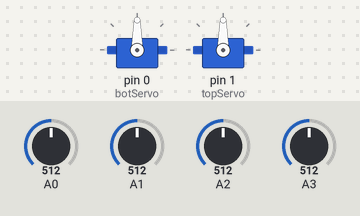
The sketch below on a simulated Arduino Uno, built with avr-gcc and run on an emulated ATmega328P. Shown: 2 × servo. Inputs (shaded band) come from the test bench; at power-on: A1 = 512, A0 = 512, A2 = 512, A3 = 512. EEPROM starts erased.

Above: at 1.6 s.
1.7 s: A1 set to 533
3.2 s: A1 set to 562
At 3.6 s:
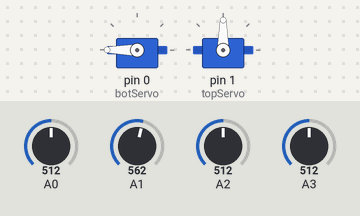
6.2 s: A0 set to 526
At 6.7 s:
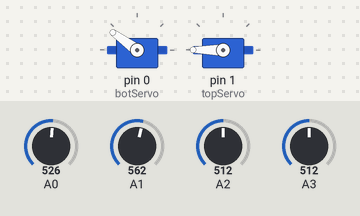
9.2 s: A2 set to 716
At 10.9 s:
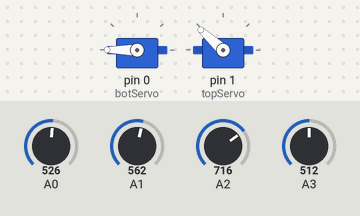
11.9 s: A2 set to 553
13.4 s: A2 set to 527
At 14.0 s:
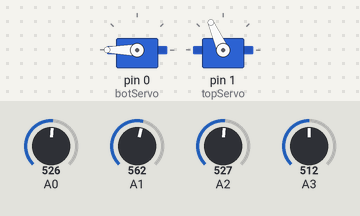
Timing chart, 0 to 17.4 s (numbered marks = the images above; inputs shaded):
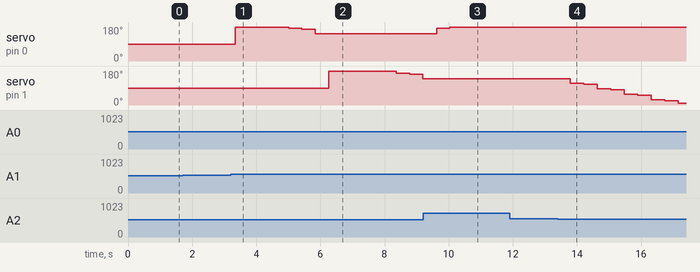

The sketch:

trackyCode.ino
```cpp
#include <Servo.h>
#include <EEPROM.h>
#include <math.h>
Servo botServo; // Servo that is at the base
Servo topServo; // Servo at the the top

void setup() {
  botServo.attach(0);
  topServo.attach(1);
  //Serial.begin(9600);
}
// bottom angle
double theta = EEPROM.read(0);
// Top angle
double phi = EEPROM.read(1);


// Photoresistors
double pin0 = 0; // Top left
double pin1 = 0; // Top right
double pin2 = 0; // Bottom left
double pin3 = 0; // Bottom right
double inc = 0;
const int threshold = 1500;
double diffTD = 0;
double diffLR = 0;

int run_ms = 410; //Do not set this lower than ~50
long prev_ms = 0;
void loop() {
  if (millis()-prev_ms >= run_ms){

  pin0 = ohmRead(0);
  pin1 = ohmRead(1);
  pin2 = ohmRead(2);
  pin3 = ohmRead(3);

  diffTD = (pin0 + pin1) - (pin2 + pin3);
  diffLR = (pin0 + pin2) - (pin1 + pin3);
  if (abs(diffTD) > abs(diffLR) && abs(diffTD) > threshold){
    // Top and down code
    if (diffTD > 0){
      inc = calcInc(pin0+pin1, pin2+pin3);
      theta = theta - inc;
      if (theta < 10){
        theta = 10;
      }
      topServo.write(theta);
    } else {
      inc = calcInc(pin2+pin3, pin0+pin1);
      theta = theta + inc;
      if ( theta > 90 ) {
        theta = 90;
      }
      topServo.write(theta);
    }
  } else if (abs(diffLR) > threshold) {
    //side to side code
    if (diffLR > 0){
      inc = calcInc(pin0+pin2, pin1+pin3);
      phi = phi + inc;
      if (phi > 180){
        phi = 180;
      }
      botServo.write(phi);
    } else {
      inc = calcInc(pin1+pin3, pin0+pin2);
      phi = phi - inc;
      if (phi < 0){
        phi = 0;
      }
      botServo.write(phi);
    }
  }
  EEPROM.put(0, (int)theta);
  EEPROM.put(1, (int)phi);

  prev_ms = millis();
  }
}

const int   Vin = 5;
const double rawToVolt = 5.0/1024.0;
const int   R1  = 10000;
// Reads the voltage from pin
// Returns Resistance value
// Returns 0 if unable to read
double ohmRead(int pin){
  int raw;
  raw = analogRead(pin);
  if (raw){
    double Vout = 0;
    double res  = 0;
    Vout = raw * rawToVolt;
    res = (Vout*R1)/(Vin - Vout);
    return res;
  }
  else {
    return 0;
  }
}

const float tweakValue = 2; //Make sure that tracky doesn't fly away
double prev_inc = 0;
// Calculates the degrees to move based on arctan of the two directions.

double calcInc(float largerRead, float smallerRead){
  inc = 180/(tweakValue*3.14159) * atan2(largerRead, smallerRead);
  if (abs(prev_inc - inc) < 1){
    inc = inc / 5;
  }
  if (inc < 0.1){
    inc = 0;
  }
  prev_inc = inc;
  return inc;
}
```

Measured:
- the behaviour switches between 547 and 548 on A1 (found by bisection; images 0 and 1)
- the behaviour switches between 512 and 513 on A0 (found by bisection; images 1 and 2)
- the behaviour switches between 542 and 541 on A2 (found by bisection; images 3 and 4)
- after the input at 1.7 s, every drawn part: stays the same
- after the input at 3.2 s, servo on pin 0 (botServo): 90° → 180° after 0.14 s, → 173° 1.7 s later, → 168° 0.42 s later, → 144° 0.42 s later
- after the input at 6.2 s, servo on pin 0 (botServo): stays 144° (without the input it goes to 139° after 0.06 s); servo on pin 1 (topServo): 90° → 180° after 0.06 s, → 167° 2.1 s later, → 162° 0.42 s later, → 138° 0.41 s later
- after the input at 9.2 s, servo on pin 0 (botServo): 144° → 173° after 0.42 s, → 178° 0.42 s later, → 180° 0.42 s later; servo on pin 1 (topServo): stays 138° (without the input it goes to 133° after 0.42 s)
- after the input at 11.9 s, every drawn part: stays the same
- after the input at 13.4 s, servo on pin 1 (topServo): moves from 138° to 10° over 3.4 s, starting after 0.40 s
